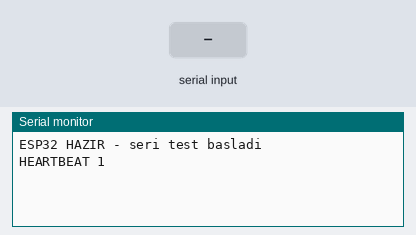
Bench run of a sketch on a simulated ESP32. On the bench: the last lines printed to the serial monitor. The test bench sets the inputs (shaded band).

Above: at 1.7 s.
1.8 s: "1\n" received over Serial
At 1.96 s:
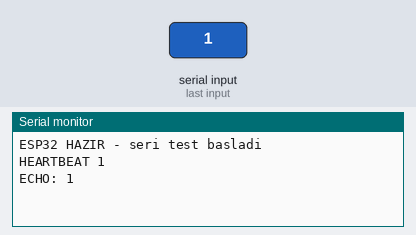
3.3 s: "0\n" received over Serial
At 3.9 s:
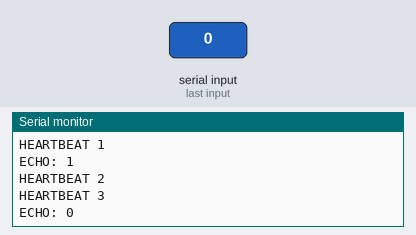
4.8 s: "2\n" received over Serial
At 4.96 s:
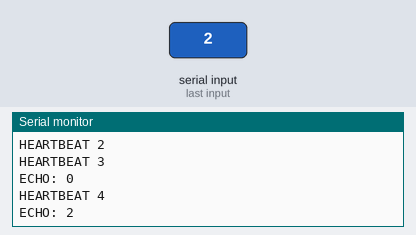
Timing chart, 0 to 7.8 s (numbered marks = the images above; inputs shaded):
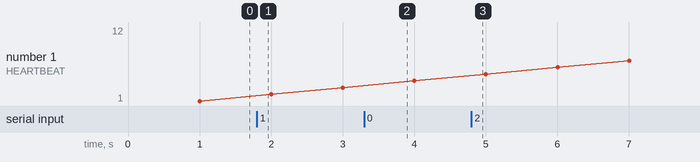

Measured:
- after the input at 1.8 s, the serial monitor: prints a new line at once (image 1)
- after the input at 3.3 s, the serial monitor: prints a new line at once (image 2)
- after the input at 4.8 s, the serial monitor: prints a new line at once (image 3)

The sketch:

esp32_serial_test.ino
```cpp
// (licence header left out)
unsigned long sonHeartbeat = 0;
unsigned long sayac = 0;

void setup() {
  Serial.begin(115200);
  delay(500);
  Serial.println("ESP32 HAZIR - seri test basladi");
}

void loop() {
  if (Serial.available()) {
    String gelen = Serial.readStringUntil('\n');
    gelen.trim();
    Serial.print("ECHO: ");
    Serial.println(gelen);
  }

  if (millis() - sonHeartbeat >= 1000) {
    sonHeartbeat = millis();
    sayac++;
    Serial.print("HEARTBEAT ");
    Serial.println(sayac);
  }
}
```
